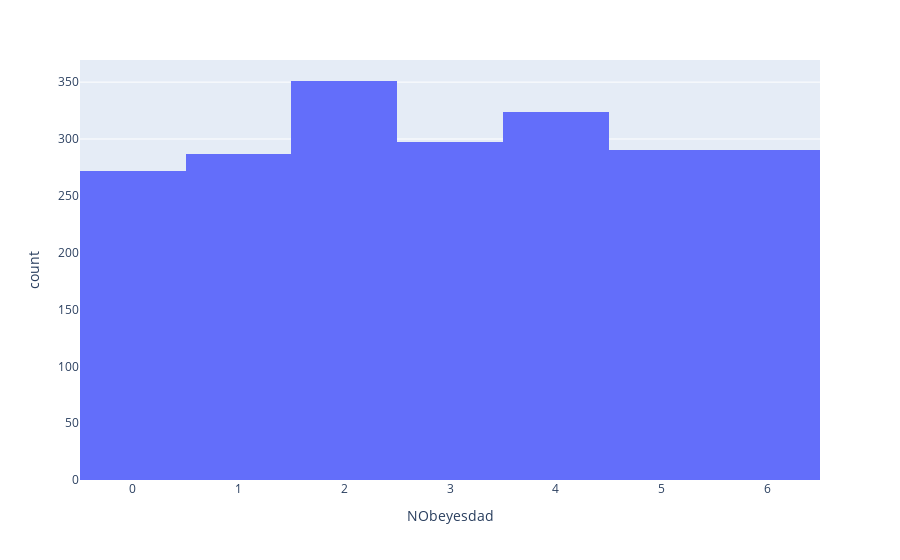

Source (notebook cell):
### Code cell
px.histogram(df, x='NObeyesdad')

### Figure 1 — Plotly figure (JSON) as saved in the notebook; plotly's stock layout.template omitted (floating-point values rounded to 4 significant figures; data arrays with more than 128 entries replaced by an {"elided": "..."} marker saying what was removed)
{"data": [{"alignmentgroup": "True", "bingroup": "x", "hovertemplate": "NObeyesdad=%{x}<br>count=%{y}<extra></extra>", "legendgroup": "", "marker": {"color": "#636efa", "pattern": {"shape": ""}}, "name": "", "offsetgroup": "", "orientation": "v", "showlegend": false, "type": "histogram", "x": {"elided": "2111 int values"}, "xaxis": "x", "yaxis": "y"}], "layout": {"autosize": true, "barmode": "relative", "legend": {"tracegroupgap": 0}, "margin": {"t": 60}, "xaxis": {"anchor": "y", "autorange": true, "domain": [0, 1], "range": [-0.5, 6.5], "title": {"text": "NObeyesdad"}, "type": "linear"}, "yaxis": {"anchor": "x", "autorange": true, "domain": [0, 1], "range": [0, 369.5], "title": {"text": "count"}}}}
